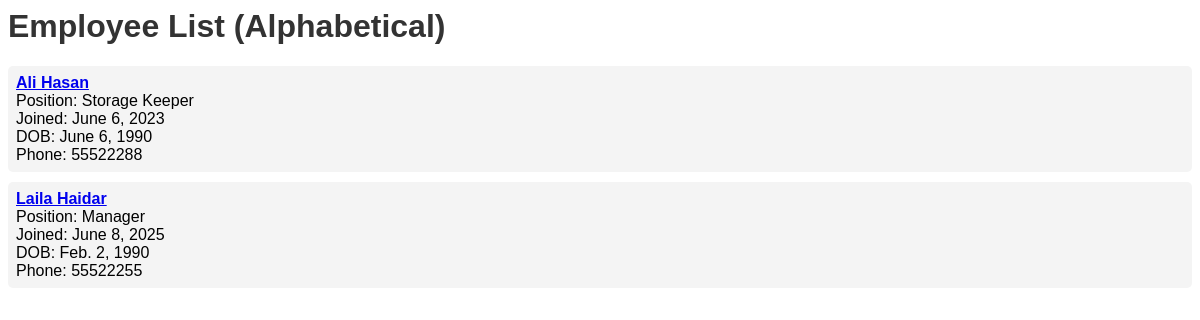
Page /comp/employeeslist/ on the earlier database version.
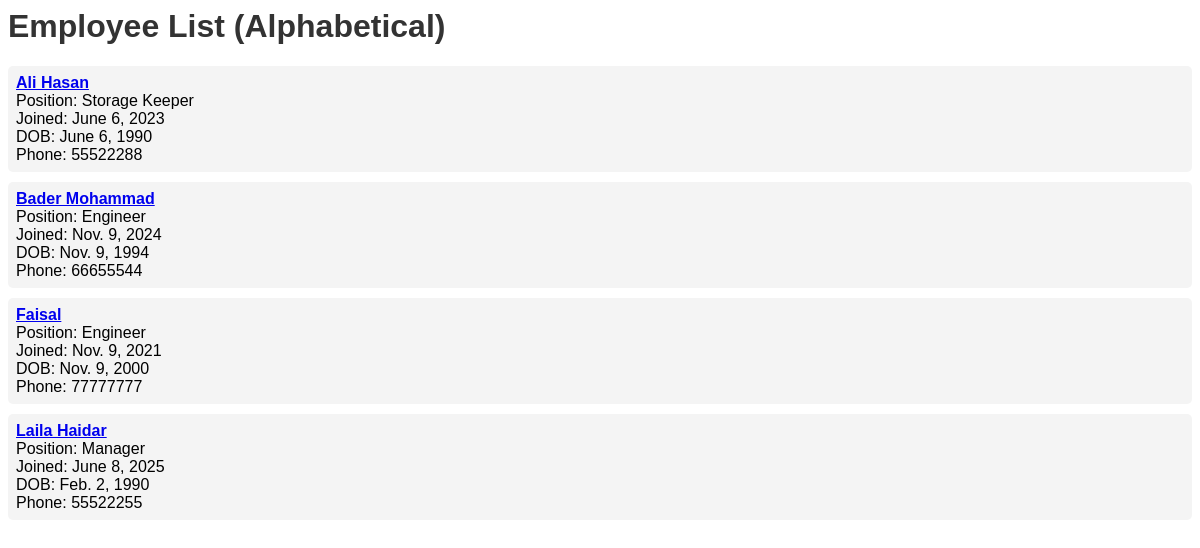
Same page on the later database version.
### compapp/models.py (models this page shows, shortened)
class Employee(models.Model):
    name = models.CharField(max_length=100)
    date_joined = models.DateField()
    date_of_birth = models.DateField()
    phone_number = models.CharField(max_length=8)
    position = models.CharField(max_length=50)

### compapp/views.py (the view)
# urls.py: path('employeeslist/', views.employee_list, name='employee_list'),
def employee_list(request):
    employees = Employee.objects.all().order_by('name')
    return render(request, 'employee_list.html', {'employees': employees})

### compapp/templates/employee_list.html (shortened to what this page needs)
<html>
<head>
</head>
<body>
    <h1>Employee List (Alphabetical)</h1>
    <ul>
        {% for employee in employees %}
            <li>
                <a href="{% url 'employee_detail' employee.id %}">
                    <strong>{{ employee.name }}</strong></a><br>
                Position: {{ employee.position }}<br>
                Joined: {{ employee.date_joined }}<br>
                DOB: {{ employee.date_of_birth }}<br>
                Phone: {{ employee.phone_number }}
            </li>
        {% empty %}
            <li>No employees found.</li>
        {% endfor %}
    </ul>
</body>
</html>

### compapp/templates/employee_list.html (style rules this page uses)
body { font-family: Arial, sans-serif; }
h1 { color: #333; }
ul { list-style-type: none; padding: 0; }
li { margin: 10px 0; padding: 8px; background-color: #f4f4f4; border-radius: 5px; }

Differences in the rows shown:
added Employee: name "Bader Mohammad", position "Engineer", date_joined "Nov. 9, 2024", date_of_birth "Nov. 9, 1994", phone_number "66655544"
added Employee: name "Faisal", position "Engineer", date_joined "Nov. 9, 2021", date_of_birth "Nov. 9, 2000", phone_number "77777777"
